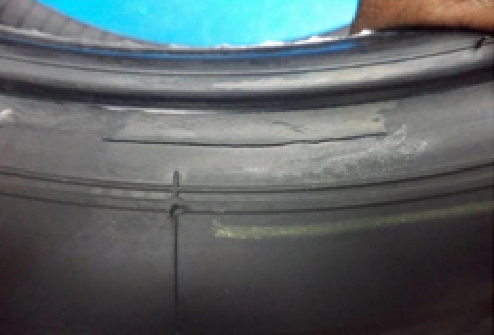
#> input picture Images/2.png, 494 x 335 px
$ jupyter execute seperations.ipynb
#> lines starting #> are read from the running program, lines starting #| are printed output that depends on the picture; after the words box and inside, x2 and y2 are one past the last pixel; in counts of white or black regions, pixels touching at a corner belong together
[cell 1]
import cv2
import numpy as np

[cell 2]
frame = cv2.imread('Images/2.png')
#> frame is the input picture: shape (335, 494, 3); mean B, G, R 100.9, 99.2, 91.2

edges = cv2.Canny(frame,300,150)
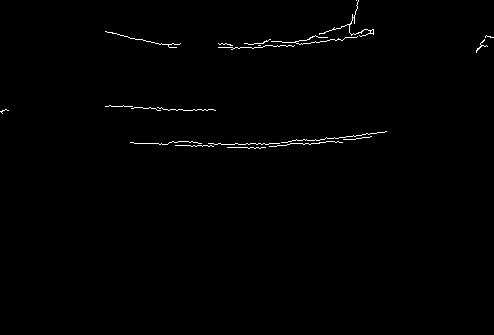
#> edges: shape (335, 494); 0.65% white in thin lines or dots, all inside (x1, y1, x2, y2) = (0, 0, 494, 149)

count = 0

for ls in edges:
    if 255 in ls:
        count = count + 1
#> after the loop, count = 80

if count > 79 and count < 81:
    flag = 1
else:
    flag = 0

if flag == 1:
    print('defective')
else:
    print('non-defective')

cv2.imshow('frame',frame)
cv2.imshow('edges',edges)

cv2.waitKey(0)
cv2.destroyAllWindows()


$ run again, with Images/1.png copied over Images/2.png
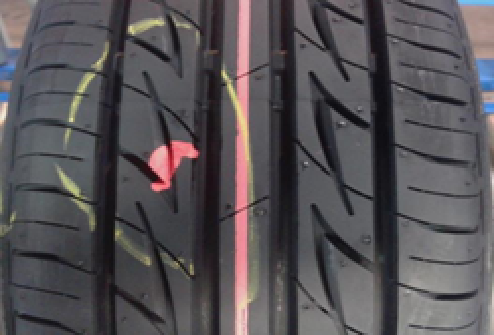
#> input picture Images/1.png, 494 x 335 px
#> frame is the input picture: shape (335, 494, 3); mean B, G, R 86.4, 82.8, 86.7
#> `edges = cv2.Canny(frame,300,150)`:
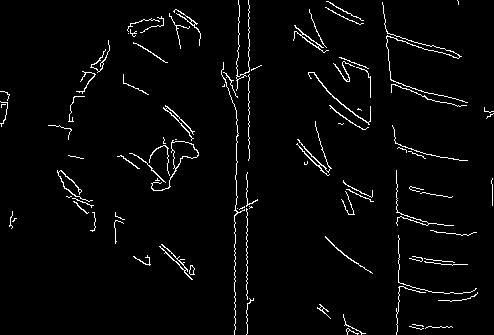
#> edges: shape (335, 494); 2.9% white in thin lines or dots
#> after the loop `for ls in edges:`: count = 335

$ run again, with Images/3.png copied over Images/2.png
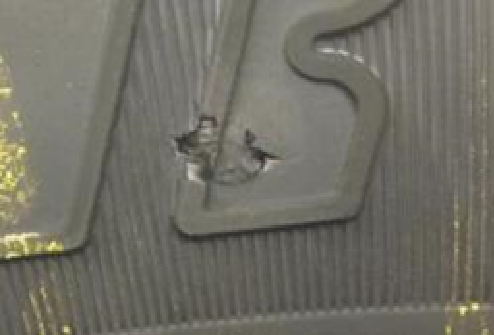
#> input picture Images/3.png, 494 x 335 px
#> frame is the input picture: shape (335, 494, 3); mean B, G, R 101.5, 111.3, 113
#> `edges = cv2.Canny(frame,300,150)`:
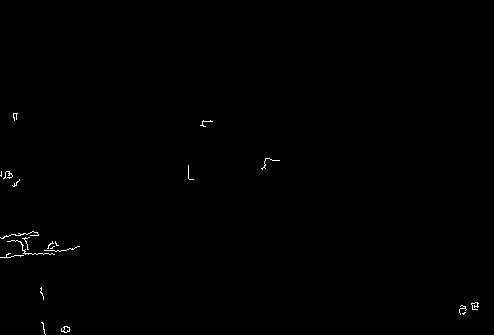
#> edges: shape (335, 494); 0.31% white in thin lines or dots, all inside (x1, y1, x2, y2) = (0, 113, 479, 335)
#> after the loop `for ls in edges:`: count = 109

$ run again, with Images/4.png copied over Images/2.png
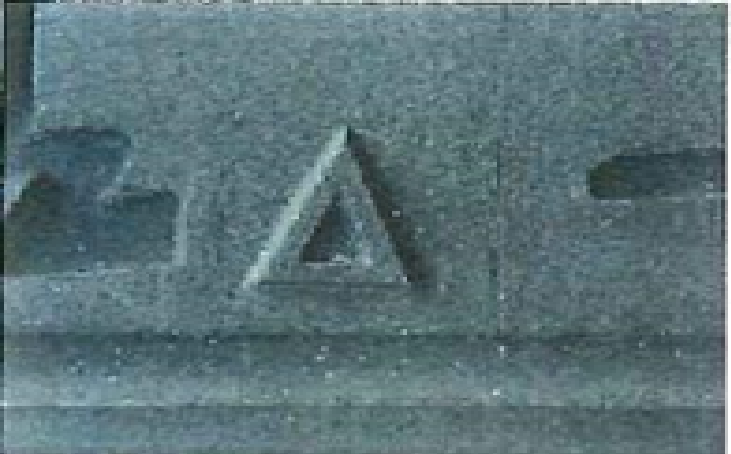
#> input picture Images/4.png, 731 x 454 px
#> frame is the input picture: shape (454, 731, 3); mean B, G, R 120.3, 114.9, 91.5
#> `edges = cv2.Canny(frame,300,150)`:
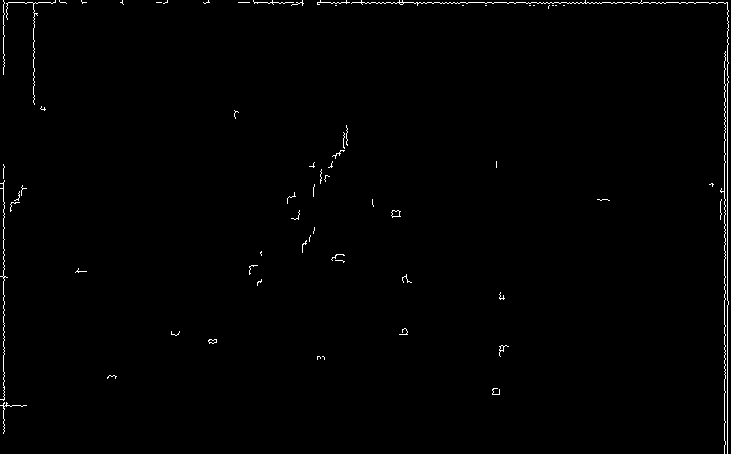
#> edges: shape (454, 731); 0.79% white in thin lines or dots
#> after the loop `for ls in edges:`: count = 454
